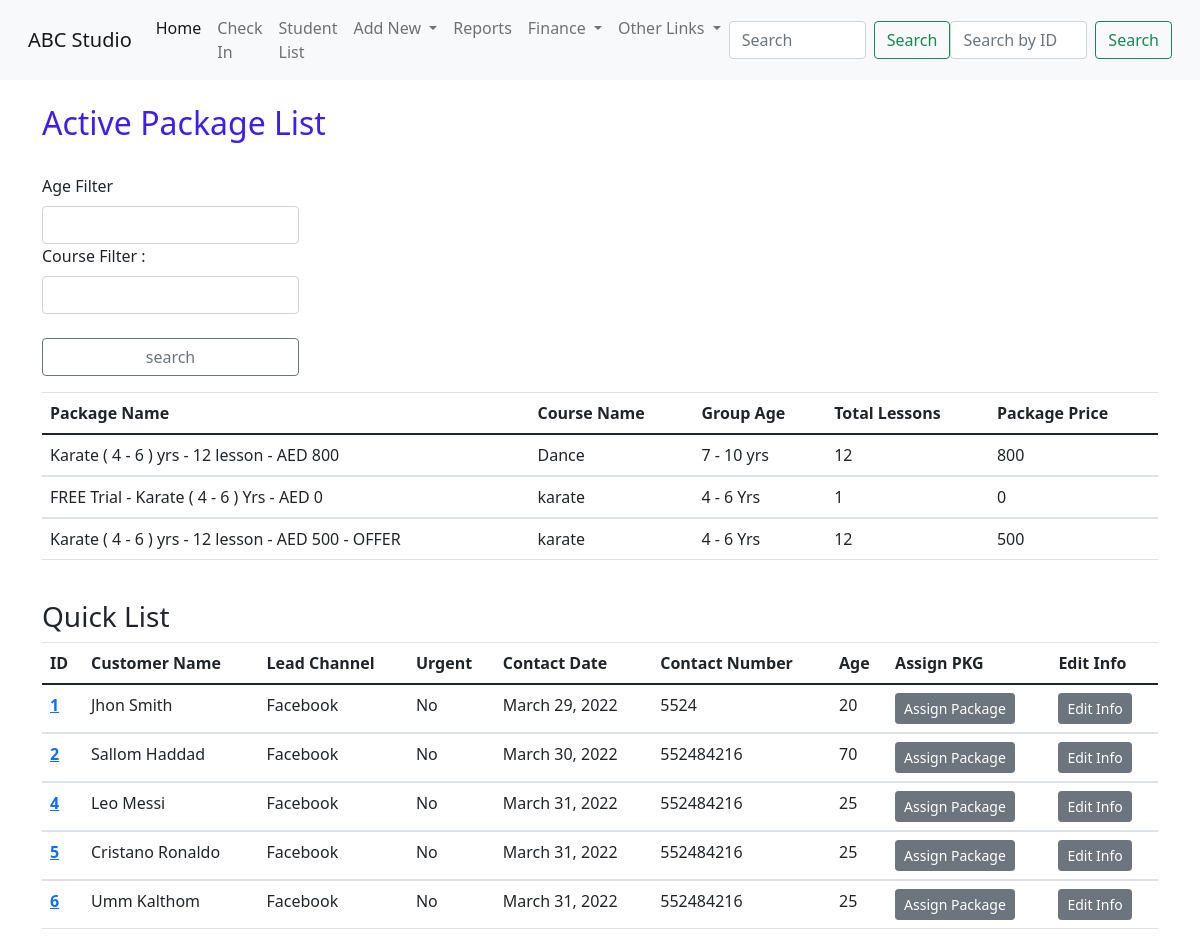
/home/, run on the app's committed database.
### student/models.py (models this page shows, shortened)
class studioPackages(models.Model):
    packageId = models.AutoField(primary_key=True)
    PakageName = models.CharField(max_length=255, unique=True)
    courseName = models.ForeignKey(courseList,max_length=50,on_delete=models.CASCADE)
    group_age = models.ForeignKey(groupAge,max_length=255,on_delete=models.CASCADE)
    numberOfLessons = models.IntegerField()
    packagePrice = models.IntegerField()
    active = models.BooleanField(default=True)

class customerInfo(models.Model):
    studentId = models.AutoField(primary_key=True)
    customerName = models.CharField(max_length=100 , unique=True)
    customerImg = models.ImageField(upload_to ='media/student/imgs/' , default='default.jpg')
    leadsChannel = models.ForeignKey(leadSource,max_length=50,on_delete=models.CASCADE)
    adsRef = models.CharField(max_length=200,blank=True)
    contactDate = models.DateField(default=datetime.now , editable=False)
    leadeAge = models.IntegerField()
    leadsLocation = models.CharField(max_length=100)
    leadsContactNumber = models.IntegerField()
    emailAddress = models.EmailField(unique=True)
    leadsComment = models.CharField(max_length=1000)
    leadsUrgent = models.BooleanField()
    Nationality = models.ForeignKey(countryList,max_length=250,on_delete=models.CASCADE)
    intersetList = models.ForeignKey(courseList,max_length=50,on_delete=models.CASCADE)
    followUp = models.BooleanField(default=True)

class leadSource(models.Model):
    sourceChannel = models.CharField(max_length=50,unique=True)
    def __str__(self) -> str:
        return f'{self.sourceChannel}'

### student/views.py (the view)
# urls.py: path('home/',views.followup,name = 'home'),
def followup(request):
        pkg_list = studioPackages.objects.filter(active = True)
        followUpList = customerInfo.objects.filter(followUp = True)
        a3 = 1
        q1 = 3
        if request.method == 'POST':
            age = request.POST['age']
            course = request.POST['course']
            age_filter = studioPackages.objects.select_related('group_age','courseName').values_list('group_age__groupAge','PakageName','courseName__coursList','numberOfLessons','packagePrice').filter(Q(group_age__groupAge__contains=age),Q(courseName__coursList__contains=course)).filter(active=True)
            context = {'age_filter':age_filter,'followUpList':followUpList}
            return render(request,'student/Index.html',context)
        else:
            age_filter = studioPackages.objects.select_related('group_age','courseName').values_list('group_age__groupAge','PakageName','courseName__coursList','numberOfLessons','packagePrice').all().filter(active=True)
            context = {'age_filter':age_filter,'followUpList':followUpList}
            return render(request,'student/Index.html',context)
        context = {'pkg_list':pkg_list,'followUpList':followUpList , 'q1':q1 , 'a3':a3}
        return render(request,'student/index.html',context)

### student/templates/student/Index.html (shortened to what this page needs)
{% extends 'student/base.html' %}
{% block content %}
    <div class="container">
        <br>
        <h2>Active Package List</h2>
        <br>
        <div class="input-group mb-3">
        <form method="POST">
            <label for="basic-url" class="form-label">Age Filter</label>
             <input class="form-control" type="string" name="age" id="">
             <label for="basic-url" class="form-label"> Course Filter :</label>
         <input class="form-control" type="string" name="course" id="">
         <br>
        <input class="btn btn-outline-secondary  form-control" type="submit" value="search">
      </div>
  <table class="table">
    <thead>
      <tr>
        <th scope="col">Package Name</th>
        <th scope="col">Course Name</th>
        <th scope="col">Group Age</th>
        <th scope="col">Total Lessons</th>
        <th scope="col">Package Price</th>
      </tr>
    </thead>
    {% for x in age_filter %}
    <tbody>
      <tr>
        <td>{{x.1}} </td>
        <td>{{x.2}}</td>
        <td>{{x.0}}</td>
        <td>{{x.3}}</td>
        <td>{{x.4}}</td>
      </tr>
    </tbody>
    {% endfor %}
  </table>
    <br>
<h3>Quick List</h3>
    <table class="table">
  <thead>
    <tr>
      <th scope="col">ID</th>
      <th scope="col">Customer Name</th>
      <th scope="col">Lead Channel</th>
      <th scope="col">Urgent</th>
      <th scope="col">Contact Date</th>
      <th scope="col">Contact Number</th>
      <th scope="col">Age</th>
      <th scope="col">Assign PKG</th>
      <th scope="col">Edit Info</th>
    </tr>
  </thead>
  {% for x in followUpList %}
  <tbody>
    <tr>
      <th scope="row"><a href="/student/dashBoard/{{x.studentId}}">{{x.studentId}} </th></a>
      <td>{{x.customerName}} </td>
      <td>{{x.leadsChannel}}</td>
       {% if x.leadsUrgent == True %}
      <td>Yes</td>
        {% else %}
      <td>No</td>
        {% endif %}
      <td>{{x.contactDate}}</td>
      <td>{{x.leadsContactNumber}}</td>
      <td>{{x.leadeAge}}</td>
      <td><button class="btn btn-secondary btn-sm" type="submit" onclick="location.href='{% url 'student:assignPKG' x.studentId %}'">Assign Package</button></td>
      <td><button class="btn btn-secondary btn-sm" type="submit" onclick="location.href='{% url 'student:updateView' x.studentId %}'">Edit Info</button></td>
    </tr>
  </tbody>
  {% endfor %}
</table>
    {% endblock %}

### student/static/student/custom.css (style rules this page uses)
h2 { color: rgb(64, 29, 237); border-radius: 2; }

### data on the page
studioPackages: PakageName "Karate ( 4 - 6 ) yrs - 12 lesson - AED 800", x "Dance", x "7 - 10 yrs", numberOfLessons "12", packagePrice "800"
studioPackages: PakageName "FREE Trial - Karate ( 4 - 6 ) Yrs - AED 0", x "karate", x "4 - 6 Yrs", x "1", packagePrice "0"
studioPackages: PakageName "Karate ( 4 - 6 ) yrs - 12 lesson - AED 500 - OFFER", x "karate", x "4 - 6 Yrs", numberOfLessons "12", packagePrice "500"
customerInfo: studentId "1", customerName "Jhon Smith", leadsChannel "Facebook", leadsUrgent "No", contactDate "March 29, 2022", leadsContactNumber "5524", leadeAge "20"
customerInfo: studentId "2", customerName "Sallom Haddad", leadsChannel "Facebook", leadsUrgent "No", contactDate "March 30, 2022", leadsContactNumber "552484216", leadeAge "70"
customerInfo: studentId "4", customerName "Leo Messi", leadsChannel "Facebook", leadsUrgent "No", contactDate "March 31, 2022", leadsContactNumber "552484216", leadeAge "25"
customerInfo: studentId "5", customerName "Cristano Ronaldo", leadsChannel "Facebook", leadsUrgent "No", contactDate "March 31, 2022", leadsContactNumber "552484216", leadeAge "25"
customerInfo: studentId "6", customerName "Umm Kalthom", leadsChannel "Facebook", leadsUrgent "No", contactDate "March 31, 2022", leadsContactNumber "552484216", leadeAge "25"
